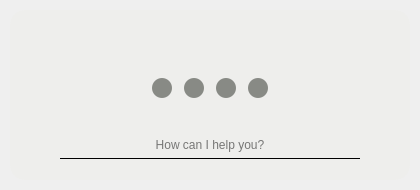
<?xml version="1.0" encoding="UTF-8"?>
<ui version="4.0">
 <class>MainWidget</class>
 <widget class="QWidget" name="MainWidget">
  <property name="geometry">
   <rect>
    <x>0</x>
    <y>0</y>
    <width>420</width>
    <height>190</height>
   </rect>
  </property>
  <property name="minimumSize">
   <size>
    <width>420</width>
    <height>190</height>
   </size>
  </property>
  <property name="maximumSize">
   <size>
    <width>420</width>
    <height>190</height>
   </size>
  </property>
  <property name="windowTitle">
   <string>Form</string>
  </property>
  <layout class="QVBoxLayout" name="verticalLayout_3">
   <property name="spacing">
    <number>0</number>
   </property>
   <property name="leftMargin">
    <number>10</number>
   </property>
   <property name="topMargin">
    <number>10</number>
   </property>
   <property name="rightMargin">
    <number>10</number>
   </property>
   <property name="bottomMargin">
    <number>10</number>
   </property>
   <item>
    <widget class="QFrame" name="drop_shadow_frame">
     <property name="minimumSize">
      <size>
       <width>400</width>
       <height>170</height>
      </size>
     </property>
     <property name="maximumSize">
      <size>
       <width>400</width>
       <height>170</height>
      </size>
     </property>
     <property name="styleSheet">
      <string notr="true">QFrame {
	background-color: rgb(238, 238, 236);
	border-radius: 15px;
}
</string>
     </property>
     <property name="frameShape">
      <enum>QFrame::NoFrame</enum>
     </property>
     <property name="frameShadow">
      <enum>QFrame::Raised</enum>
     </property>
     <layout class="QVBoxLayout" name="verticalLayout">
      <item>
       <widget class="QFrame" name="header">
        <property name="maximumSize">
         <size>
          <width>16777215</width>
          <height>30</height>
         </size>
        </property>
        <property name="frameShape">
         <enum>QFrame::StyledPanel</enum>
        </property>
        <property name="frameShadow">
         <enum>QFrame::Raised</enum>
        </property>
        <layout class="QHBoxLayout" name="horizontalLayout">
         <property name="spacing">
          <number>0</number>
         </property>
         <property name="leftMargin">
          <number>0</number>
         </property>
         <property name="topMargin">
          <number>0</number>
         </property>
         <property name="rightMargin">
          <number>0</number>
         </property>
         <property name="bottomMargin">
          <number>0</number>
         </property>
         <item>
          <spacer name="header_spacer">
           <property name="orientation">
            <enum>Qt::Horizontal</enum>
           </property>
           <property name="sizeType">
            <enum>QSizePolicy::Fixed</enum>
           </property>
           <property name="sizeHint" stdset="0">
            <size>
             <width>387</width>
             <height>20</height>
            </size>
           </property>
          </spacer>
         </item>
         <item>
          <widget class="QFrame" name="controll_buttons">
           <property name="maximumSize">
            <size>
             <width>80</width>
             <height>30</height>
            </size>
           </property>
           <property name="frameShape">
            <enum>QFrame::StyledPanel</enum>
           </property>
           <property name="frameShadow">
            <enum>QFrame::Raised</enum>
           </property>
           <property name="midLineWidth">
            <number>1</number>
           </property>
           <layout class="QHBoxLayout" name="horizontalLayout_2">
            <property name="leftMargin">
             <number>0</number>
            </property>
            <property name="topMargin">
             <number>0</number>
            </property>
            <property name="rightMargin">
             <number>0</number>
            </property>
            <property name="bottomMargin">
             <number>0</number>
            </property>
            <item>
             <widget class="QPushButton" name="info_button">
              <property name="maximumSize">
               <size>
                <width>30</width>
                <height>30</height>
               </size>
              </property>
              <property name="styleSheet">
               <string notr="true">border: 0px;</string>
              </property>
              <property name="text">
               <string/>
              </property>
              <property name="icon">
               <iconset>
                <normaloff>../resources/icons/info-button.svg</normaloff>../resources/icons/info-button.svg</iconset>
              </property>
             </widget>
            </item>
            <item>
             <widget class="QPushButton" name="configurations_button">
              <property name="maximumSize">
               <size>
                <width>30</width>
                <height>30</height>
               </size>
              </property>
              <property name="styleSheet">
               <string notr="true">border: 0px;</string>
              </property>
              <property name="text">
               <string/>
              </property>
              <property name="icon">
               <iconset>
                <normaloff>../resources/icons/gear.svg</normaloff>../resources/icons/gear.svg</iconset>
              </property>
             </widget>
            </item>
            <item>
             <widget class="QPushButton" name="close_app_button">
              <property name="maximumSize">
               <size>
                <width>30</width>
                <height>30</height>
               </size>
              </property>
              <property name="styleSheet">
               <string notr="true">border: 0px;</string>
              </property>
              <property name="text">
               <string/>
              </property>
              <property name="icon">
               <iconset>
                <normaloff>../resources/icons/remove-button.svg</normaloff>../resources/icons/remove-button.svg</iconset>
              </property>
             </widget>
            </item>
           </layout>
          </widget>
         </item>
        </layout>
       </widget>
      </item>
      <item>
       <widget class="QFrame" name="content">
        <property name="frameShape">
         <enum>QFrame::StyledPanel</enum>
        </property>
        <property name="frameShadow">
         <enum>QFrame::Raised</enum>
        </property>
        <layout class="QVBoxLayout" name="verticalLayout_2">
         <property name="spacing">
          <number>0</number>
         </property>
         <property name="leftMargin">
          <number>0</number>
         </property>
         <property name="topMargin">
          <number>0</number>
         </property>
         <property name="rightMargin">
          <number>0</number>
         </property>
         <property name="bottomMargin">
          <number>0</number>
         </property>
         <item>
          <widget class="QFrame" name="voice_animation_dots_frame">
           <property name="minimumSize">
            <size>
             <width>0</width>
             <height>50</height>
            </size>
           </property>
           <property name="maximumSize">
            <size>
             <width>16777215</width>
             <height>80</height>
            </size>
           </property>
           <property name="frameShape">
            <enum>QFrame::StyledPanel</enum>
           </property>
           <property name="frameShadow">
            <enum>QFrame::Raised</enum>
           </property>
           <layout class="QHBoxLayout" name="horizontalLayout_4">
            <property name="spacing">
             <number>0</number>
            </property>
            <property name="leftMargin">
             <number>0</number>
            </property>
            <property name="topMargin">
             <number>0</number>
            </property>
            <property name="rightMargin">
             <number>0</number>
            </property>
            <property name="bottomMargin">
             <number>0</number>
            </property>
            <item>
             <spacer name="horizontalSpacer">
              <property name="orientation">
               <enum>Qt::Horizontal</enum>
              </property>
              <property name="sizeHint" stdset="0">
               <size>
                <width>154</width>
                <height>20</height>
               </size>
              </property>
             </spacer>
            </item>
            <item>
             <widget class="QFrame" name="voice_animation_dots_group">
              <property name="minimumSize">
               <size>
                <width>130</width>
                <height>50</height>
               </size>
              </property>
              <property name="maximumSize">
               <size>
                <width>130</width>
                <height>80</height>
               </size>
              </property>
              <property name="frameShape">
               <enum>QFrame::StyledPanel</enum>
              </property>
              <property name="frameShadow">
               <enum>QFrame::Raised</enum>
              </property>
              <layout class="QHBoxLayout" name="horizontalLayout_3">
               <property name="spacing">
                <number>5</number>
               </property>
               <property name="leftMargin">
                <number>0</number>
               </property>
               <property name="topMargin">
                <number>0</number>
               </property>
               <property name="rightMargin">
                <number>0</number>
               </property>
               <property name="bottomMargin">
                <number>0</number>
               </property>
               <item>
                <widget class="QFrame" name="dot_animation_dot_1">
                 <property name="maximumSize">
                  <size>
                   <width>20</width>
                   <height>20</height>
                  </size>
                 </property>
                 <property name="styleSheet">
                  <string notr="true">background-color: rgb(136, 138, 133);
border-radius: 10px;</string>
                 </property>
                 <property name="frameShape">
                  <enum>QFrame::StyledPanel</enum>
                 </property>
                 <property name="frameShadow">
                  <enum>QFrame::Raised</enum>
                 </property>
                </widget>
               </item>
               <item>
                <widget class="QFrame" name="dot_animation_dot_2">
                 <property name="maximumSize">
                  <size>
                   <width>20</width>
                   <height>20</height>
                  </size>
                 </property>
                 <property name="styleSheet">
                  <string notr="true">background-color: rgb(136, 138, 133);
border-radius: 10px;</string>
                 </property>
                 <property name="frameShape">
                  <enum>QFrame::StyledPanel</enum>
                 </property>
                 <property name="frameShadow">
                  <enum>QFrame::Raised</enum>
                 </property>
                </widget>
               </item>
               <item>
                <widget class="QFrame" name="dot_animation_dot_3">
                 <property name="maximumSize">
                  <size>
                   <width>20</width>
                   <height>20</height>
                  </size>
                 </property>
                 <property name="styleSheet">
                  <string notr="true">background-color: rgb(136, 138, 133);
border-radius: 10px;</string>
                 </property>
                 <property name="frameShape">
                  <enum>QFrame::StyledPanel</enum>
                 </property>
                 <property name="frameShadow">
                  <enum>QFrame::Raised</enum>
                 </property>
                </widget>
               </item>
               <item>
                <widget class="QFrame" name="dot_animation_dot_4">
                 <property name="maximumSize">
                  <size>
                   <width>20</width>
                   <height>20</height>
                  </size>
                 </property>
                 <property name="styleSheet">
                  <string notr="true">background-color: rgb(136, 138, 133);
border-radius: 10px;</string>
                 </property>
                 <property name="frameShape">
                  <enum>QFrame::StyledPanel</enum>
                 </property>
                 <property name="frameShadow">
                  <enum>QFrame::Raised</enum>
                 </property>
                </widget>
               </item>
              </layout>
             </widget>
            </item>
            <item>
             <spacer name="horizontalSpacer_2">
              <property name="orientation">
               <enum>Qt::Horizontal</enum>
              </property>
              <property name="sizeHint" stdset="0">
               <size>
                <width>154</width>
                <height>20</height>
               </size>
              </property>
             </spacer>
            </item>
           </layout>
          </widget>
         </item>
         <item>
          <widget class="QFrame" name="text_input_frame">
           <property name="minimumSize">
            <size>
             <width>0</width>
             <height>40</height>
            </size>
           </property>
           <property name="maximumSize">
            <size>
             <width>16777215</width>
             <height>50</height>
            </size>
           </property>
           <property name="frameShape">
            <enum>QFrame::StyledPanel</enum>
           </property>
           <property name="frameShadow">
            <enum>QFrame::Raised</enum>
           </property>
           <layout class="QHBoxLayout" name="horizontalLayout_6">
            <item>
             <spacer name="horizontalSpacer_5">
              <property name="orientation">
               <enum>Qt::Horizontal</enum>
              </property>
              <property name="sizeHint" stdset="0">
               <size>
                <width>54</width>
                <height>20</height>
               </size>
              </property>
             </spacer>
            </item>
            <item>
             <widget class="QLineEdit" name="lineEdit">
              <property name="minimumSize">
               <size>
                <width>300</width>
                <height>0</height>
               </size>
              </property>
              <property name="maximumSize">
               <size>
                <width>300</width>
                <height>16777215</height>
               </size>
              </property>
              <property name="focusPolicy">
               <enum>Qt::ClickFocus</enum>
              </property>
              <property name="statusTip">
               <string/>
              </property>
              <property name="styleSheet">
               <string notr="true">border-bottom: 1px solid #000;
border-radius: 0px;
background-color: rgba(255, 255, 255, 0);
padding: 5px;</string>
              </property>
              <property name="inputMask">
               <string/>
              </property>
              <property name="maxLength">
               <number>256</number>
              </property>
              <property name="frame">
               <bool>true</bool>
              </property>
              <property name="echoMode">
               <enum>QLineEdit::Normal</enum>
              </property>
              <property name="cursorPosition">
               <number>0</number>
              </property>
              <property name="alignment">
               <set>Qt::AlignCenter</set>
              </property>
              <property name="placeholderText">
               <string>How can I help you?</string>
              </property>
              <property name="cursorMoveStyle">
               <enum>Qt::VisualMoveStyle</enum>
              </property>
              <property name="clearButtonEnabled">
               <bool>true</bool>
              </property>
             </widget>
            </item>
            <item>
             <spacer name="horizontalSpacer_6">
              <property name="orientation">
               <enum>Qt::Horizontal</enum>
              </property>
              <property name="sizeHint" stdset="0">
               <size>
                <width>54</width>
                <height>20</height>
               </size>
              </property>
             </spacer>
            </item>
           </layout>
          </widget>
         </item>
        </layout>
       </widget>
      </item>
     </layout>
    </widget>
   </item>
  </layout>
 </widget>
 <resources/>
 <connections/>
</ui>
